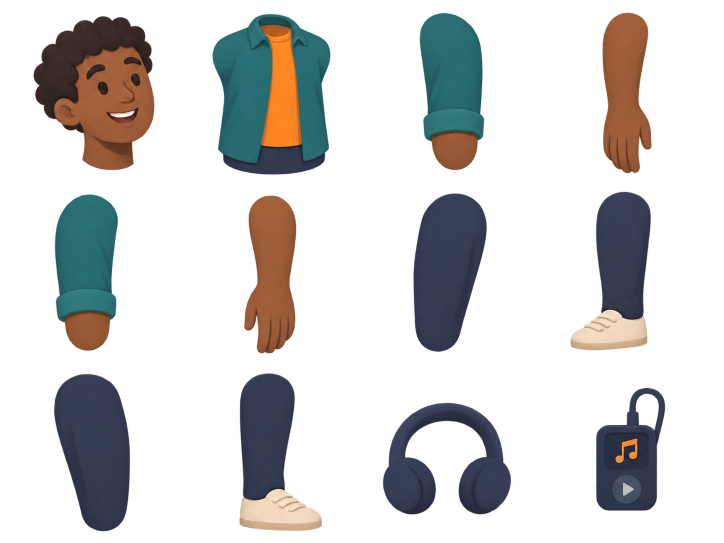
#> input picture Horizons/App/assets/art/alex-articulated-v3.png, 1448 x 1086 px, given in place of mina-flat-v3.png, which was not available (shown at 1/2 size)
$ python build-flat-cast.py
#> lines starting #> are read from the running program, lines starting #| are printed output that depends on the picture; after the words box and inside, x2 and y2 are one past the last pixel; in counts of white or black regions, pixels touching at a corner belong together
"""Measure unmodified native flat ImageGen parts; emit runtime viewports/pivots."""
from pathlib import Path
from PIL import Image
from collections import deque
import numpy as np
import json, hashlib

art = Path(__file__).resolve().parents[1] / 'assets/art'
names = ['head', 'torso', 'upperLeft', 'lowerLeft', 'upperRight', 'lowerRight', 'thighLeft', 'shinLeft', 'thighRight', 'shinRight', 'accessory', 'prop']

def component(alpha, column, row):
    height, width = alpha.shape
    x0, x1 = int(column * width / 4), int((column + 1) * width / 4)
    y0, y1 = int(row * height / 3), int((row + 1) * height / 3)
    mask = (alpha[y0:y1, x0:x1] > 170).copy()
    components = []
    for sy, sx in np.argwhere(mask):
        if not mask[sy, sx]:
            continue
        queue = deque([(int(sy), int(sx))])
        mask[sy, sx] = False
        left = right = int(sx)
        top = bottom = int(sy)
        size = 0
        while queue:
            y, x = queue.popleft()
            size += 1
            left, right, top, bottom = min(left, x), max(right, x), min(top, y), max(bottom, y)
            for yy, xx in ((y-1,x),(y+1,x),(y,x-1),(y,x+1)):
                if 0 <= yy < mask.shape[0] and 0 <= xx < mask.shape[1] and mask[yy, xx]:
                    mask[yy, xx] = False
                    queue.append((yy, xx))
        components.append((size, left+x0, top+y0, right+x0+1, bottom+y0+1))
    _, left, top, right, bottom = max(components)
    left, top, right, bottom = max(x0,left-2), max(y0,top-2), min(x1,right+2), min(y1,bottom+2)
    return dict(x=left,y=top,w=right-left,h=bottom-top)

def center(alpha, box, fraction):
    y = min(alpha.shape[0]-1, int(box['y'] + fraction*box['h']))
    xs = np.flatnonzero(alpha[y, box['x']:box['x']+box['w']] > 170)
    return float((xs.min()+xs.max())/2) if len(xs) else box['w']/2

result = dict(version=5, kind='flat-native-articulated-parts', characters={})
for character in ['mina','alex','jo']:
    filename = character+('-flat-v3.png' if character=='mina' else '-flat-v2.png')
    image = Image.open(art/filename)
#> image is the input picture: PIL image 1448x1086 RGBA; mean R, G, B, A 23.7, 23, 22.5, 66.3
    rgba = np.asarray(image)
    alpha = rgba[:,:,3]
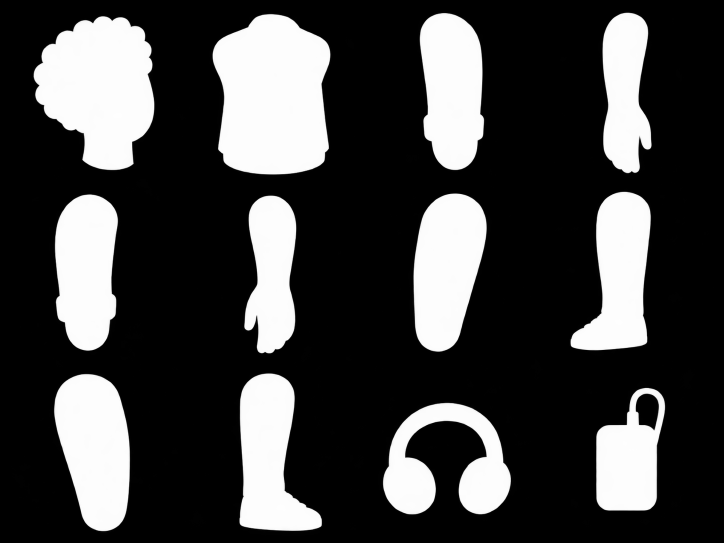
#> alpha: shape (1086, 1448) (shown at 1/2 size); min 0, max 255, mean 66.3
    width,height = image.size
#> width = 1448; height = 1086
    parts = {}
    for index,name in enumerate(names):
        box = component(alpha,index%4,index//4)
        if name == 'head':
            pin,end = dict(x=center(alpha,box,.92),y=box['h']*.92),None
        elif name == 'torso':
            pin,end = dict(x=center(alpha,box,.12),y=box['h']*.12),None
        elif name.startswith(('upper','thigh')):
            pin = dict(x=center(alpha,box,.14),y=box['h']*.14)
            end = dict(x=center(alpha,box,.86),y=box['h']*.86)
        elif name.startswith(('lower','shin')):
            fraction = .71 if name.startswith('lower') else .86
            pin = dict(x=center(alpha,box,.12),y=box['h']*.12)
            end = dict(x=center(alpha,box,fraction),y=box['h']*fraction)
        else:
            pin,end = dict(x=box['w']/2,y=box['h']/2),None
        parts[name] = dict(frame=box,pin=pin,**(dict(end=end) if end else {}))
#> this loop made 12 passes
#> (box, pin, end) on passes 3 to 9: ({'x': 838, 'y': 25, 'w': 132, 'h': 317}, {'x': 58.5, 'y': 44.38}, {'x': 71.5, 'y': 272.6}), ({'x': 1204, 'y': 24, 'w': 101, 'h': 324}, {'x': 49, 'y': 38.88}, {'x': 50, 'y': 230}), ({'x': 108, 'y': 387, 'w': 129, 'h': 316}, {'x': 69, 'y': 44.24}, {'x': 66.5, 'y': 271.8}), ({'x': 487, 'y': 390, 'w': 107, 'h': 318}, {'x': 55.5, 'y': 38.16}, {'x': 53, 'y': 225.8}), ({'x': 825, 'y': 385, 'w': 150, 'h': 320}, {'x': 82.5, 'y': 44.8}, {'x': 51.5, 'y': 275.2}), ({'x': 1139, 'y': 382, 'w': 164, 'h': 320}, {'x': 109.5, 'y': 38.4}, {'x': 88.5, 'y': 275.2}), ({'x': 107, 'y': 747, 'w': 154, 'h': 317}, {'x': 68, 'y': 44.38}, {'x': 99.5, 'y': 272.6})
#> (box, pin) on passes 1 to 2: ({'x': 66, 'y': 31, 'w': 244, 'h': 311}, {'x': 149, 'y': 286.1}), ({'x': 424, 'y': 27, 'w': 238, 'h': 324}, {'x': 120, 'y': 38.88})
#> pass 1, in component, `mask = (alpha[y0:y1, x0:x1] > 170).copy()`:
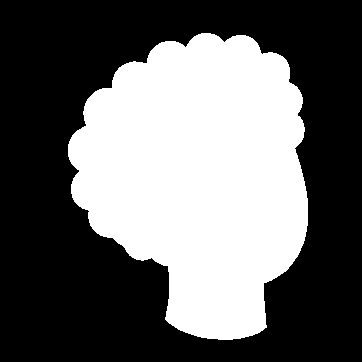
#> mask: shape (362, 362) bool; 40.1% white; 1 white region, box (x1, y1, x2, y2) and area: (68, 33, 308, 340) 52488
#> pass 2, in component (call 2), `mask = (alpha[y0:y1, x0:x1] > 170).copy()`:
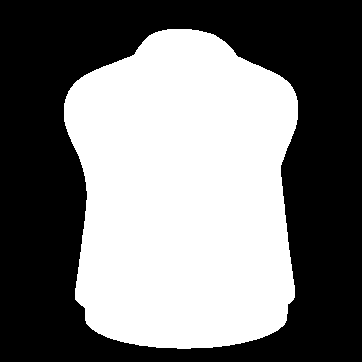
#> mask: shape (362, 362) bool; 46.8% white; 1 white region, box (x1, y1, x2, y2) and area: (64, 29, 298, 349) 61318
#> pass 3, in component (call 3), `mask = (alpha[y0:y1, x0:x1] > 170).copy()`:
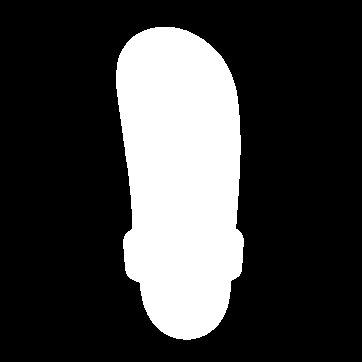
#> mask: shape (362, 362) bool; 24.5% white; 1 white region, box (x1, y1, x2, y2) and area: (116, 27, 244, 340) 32111
#> after the loop, parts = 12 items
    for side in ['Left','Right']:
        part = parts['shin'+side]
        box = part['frame']
        full = box['h']
        cx = int(box['x']+part['pin']['x'])
        ankle = box['y']+int(full*.73)
        for yy in range(box['y']+int(full*.55),box['y']+int(full*.9)):
            red,green,blue,a = map(int,rgba[yy,cx])
            shoe = (red>190 and red>green*1.2) if character=='mina' else (red>190 and green>155 and blue>100)
            if a>170 and shoe:
                ankle=yy
                break
        pivot_x = center(alpha,box,(ankle-box['y']-5)/full)
        ankle_y = ankle-box['y']+4
        overlap = max(6,int(full*.025))
        part['nativeFullHeight'] = full
        part['end'] = dict(x=pivot_x,y=ankle_y)
        part['frame'] = {**box,'h':ankle_y+overlap}
        crop_y = ankle-overlap
        parts['foot'+side] = dict(frame=dict(x=box['x'],y=crop_y,w=box['w'],h=box['y']+full-crop_y),pin=dict(x=pivot_x,y=box['y']+ankle_y-crop_y),nativeFullHeight=full)
#> this loop made 2 passes
#> (box, full, cx, y in center, pivot_x, ankle_y, overlap) on passes 1 to 2: ({'x': 1139, 'y': 382, 'w': 164, 'h': 320}, 320, 1248, 610, 106, 237, 8), ({'x': 477, 'y': 745, 'w': 168, 'h': 318}, 318, 535, 972, 50.5, 236, 7)
#> after the loop, parts = 14 items
    result['characters'][character] = dict(src='assets/art/'+filename,atlas=dict(width=width,height=height),sha256=hashlib.sha256((art/filename).read_bytes()).hexdigest(),parts=parts)
#> pass 2 of the loop `for character in ['mina','alex','jo']:`:
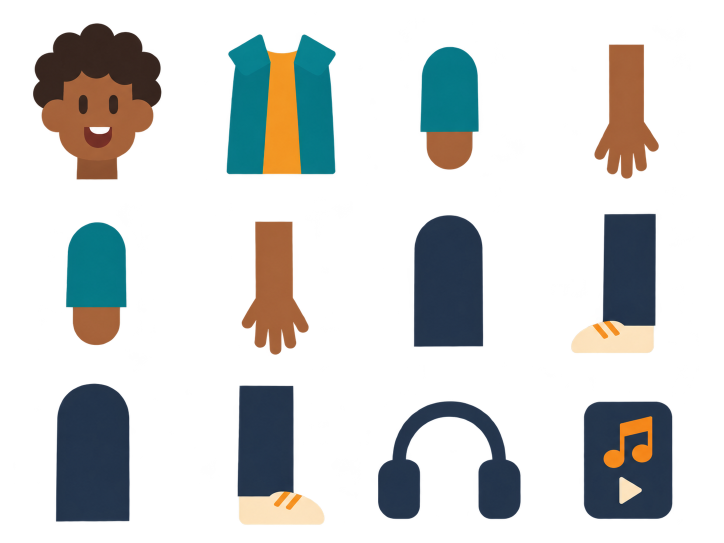
#> input picture Horizons/App/assets/art/alex-flat-v1.png, 1448 x 1086 px, given in place of alex-flat-v2.png, which was not available (shown at 1/2 size)
#> image is the input picture: PIL image 1448x1086 RGBA; mean R, G, B, A 21.9, 23.5, 22.6, 64.7
#> the loop `for index,name in enumerate(names):` made 12 passes
#> (x0 in component, x1 in component, y0 in component, y1 in component, left in component, top in component, right in component, bottom in component) on passes 3 to 10: (724, 1086, 0, 362, 839, 92, 959, 341), (1086, 1448, 0, 362, 1187, 88, 1319, 359), (0, 362, 362, 724, 131, 443, 255, 692), (362, 724, 362, 724, 482, 442, 619, 711), (724, 1086, 362, 724, 826, 429, 968, 695), (1086, 1448, 362, 724, 1141, 426, 1313, 708), (0, 362, 724, 1086, 110, 766, 261, 1045), (362, 724, 724, 1086, 474, 770, 651, 1051)
#> pass 1, in component (call 13), `mask = (alpha[y0:y1, x0:x1] > 170).copy()`:
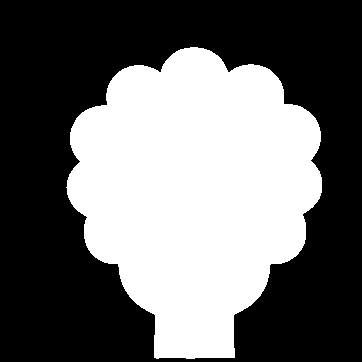
#> mask: shape (362, 362) bool; 41.8% white; 1 white region, box (x1, y1, x2, y2) and area: (66, 47, 322, 359) 54784
#> pass 3, in component (call 15), `mask = (alpha[y0:y1, x0:x1] > 170).copy()`:
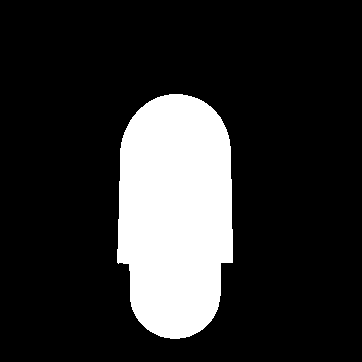
#> mask: shape (362, 362) bool; 18% white; 1 white region, box (x1, y1, x2, y2) and area: (117, 94, 233, 339) 23616
#> after the loop `for index,name in enumerate(names):`: parts = 12 items
#> the loop `for side in ['Left','Right']:` made 2 passes
#> (box, full, cx, y in center, pivot_x, ankle_y, overlap) on passes 1 to 2: ({'x': 1141, 'y': 426, 'w': 172, 'h': 282}, 282, 1259, 647, 110, 230, 7), ({'x': 474, 'y': 770, 'w': 177, 'h': 281}, 281, 532, 988, 61, 227, 7)
#> after the loop `for side in ['Left','Right']:`: parts = 14 items
(art/'cast-flat-v1.frames.json').write_text(json.dumps(result,indent=2)+'\n',encoding='utf-8')
print(json.dumps({c:{n:p['frame'] for n,p in d['parts'].items()} for c,d in result['characters'].items()}))
#> (printed output is left out)
